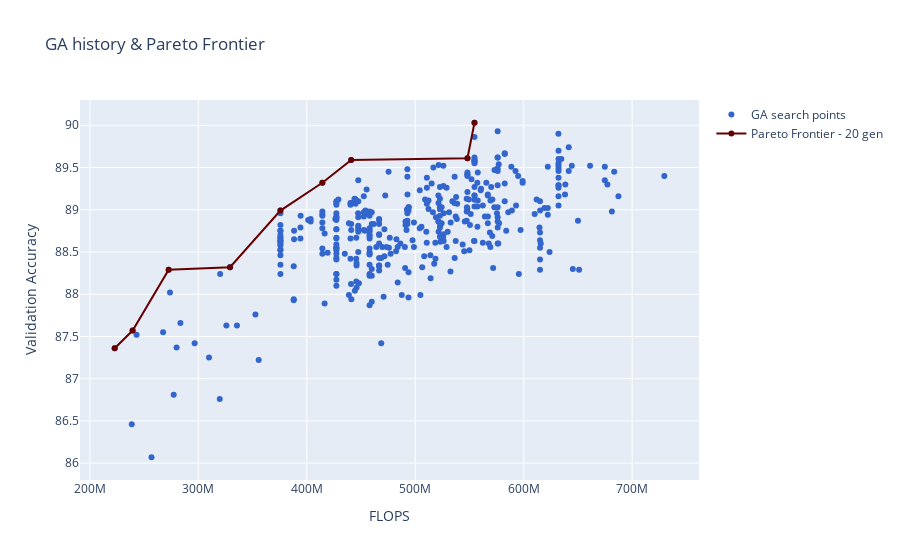

This figure's notebook cell:
### Code cell
# Plot
# [Reference - RGB color] http://www.n2n.pe.kr/lev-1/color.htm
fig = go.Figure()

# Add traces
fig.add_trace(go.Scatter(x=x_all, y=y_all,
                    mode='markers',
                    name='GA search points',
                    marker_color='rgb(051, 102, 204)'
                ))

fig.add_trace(go.Scatter(x=x_pareto, y=y_pareto,
                    mode='lines+markers',
                    name='Pareto Frontier - 20 gen',
                    line_color='rgb(102, 000, 000)'  # 생상값 660000
                ))

fig.update_layout(title='GA search history & Pareto Frontier',
                  yaxis_zeroline=False, xaxis_zeroline=False)

fig.update_layout(title='GA history & Pareto Frontier',

                  xaxis_title='FLOPS',
                  yaxis_title='Validation Accuracy',
                  
                  yaxis_zeroline=False, xaxis_zeroline=False)

fig.show()

### Figure 1 — Plotly figure (JSON) as saved in the notebook; plotly's stock layout.template omitted (floating-point values rounded to 4 significant figures; data arrays with more than 128 entries replaced by an {"elided": "..."} marker saying what was removed)
{"data": [{"marker": {"color": "rgb(051, 102, 204)"}, "mode": "markers", "name": "GA search points", "type": "scatter", "x": {"elided": "400 int values"}, "y": {"elided": "400 float values"}}, {"line": {"color": "rgb(102, 000, 000)"}, "mode": "lines+markers", "name": "Pareto Frontier - 20 gen", "type": "scatter", "x": [222941296, 239474800, 272711552, 329265920, 375730304, 414405248, 440997760, 548163072, 554664704], "y": [87.36, 87.57, 88.29, 88.32, 88.99, 89.32, 89.59, 89.61, 90.03]}], "layout": {"title": {"text": "GA history & Pareto Frontier"}, "xaxis": {"title": {"text": "FLOPS"}, "zeroline": false}, "yaxis": {"title": {"text": "Validation Accuracy"}, "zeroline": false}}}
